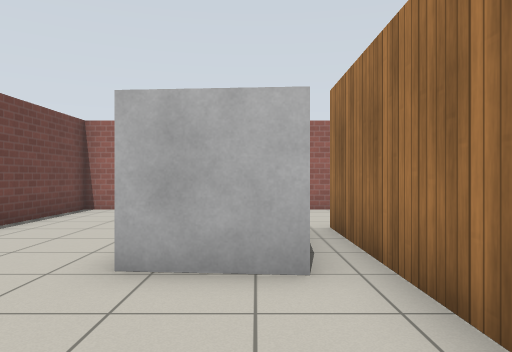
[1] (above)

18 first-person views from a walk through a Gazebo world. The camera is 0.94 m above the floor, looks level and sees 70° across. The floor is counted in squares, 1 m on a side. Each view is taken from the middle of a square. On the plan, view 1 faces up. The plan holds only what a view shows up to about 13 squares ahead; the rest is blank. Gazebo's built-in surfaces are drawn with simple patterns.

[2]
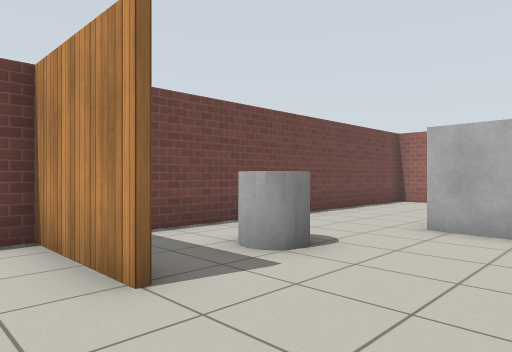

[3]
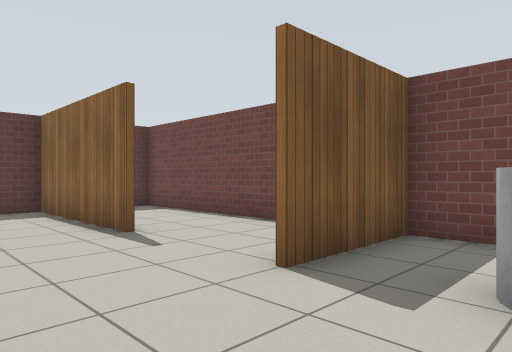

[4]
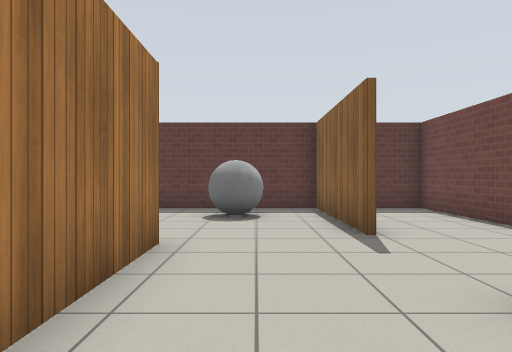

[5]
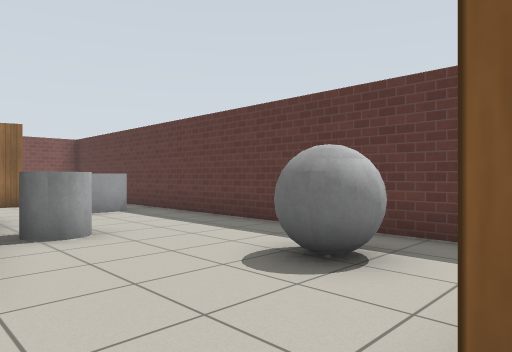

[6]
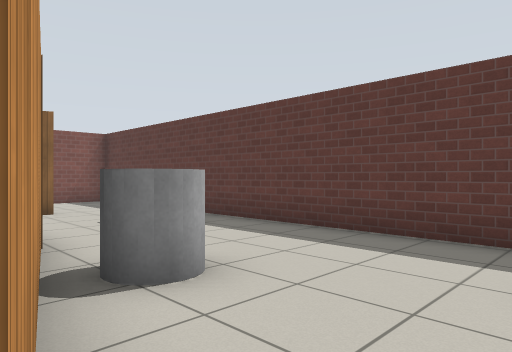

[7]
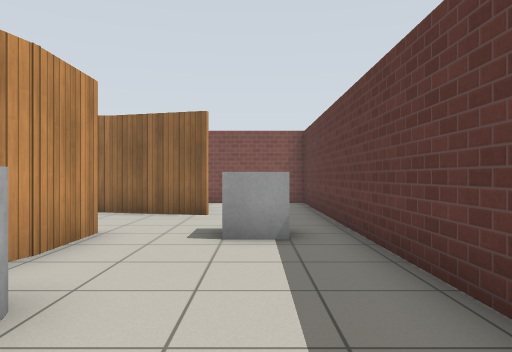

[8]
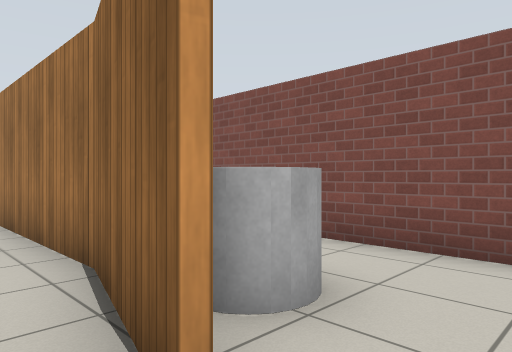

[9]
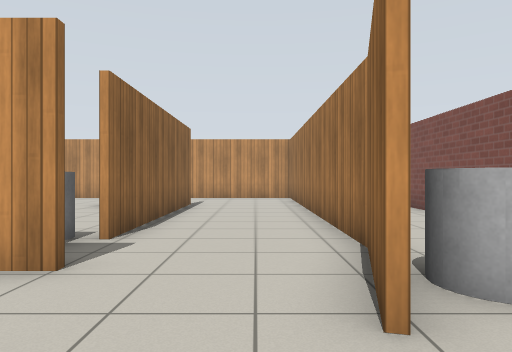

[10]
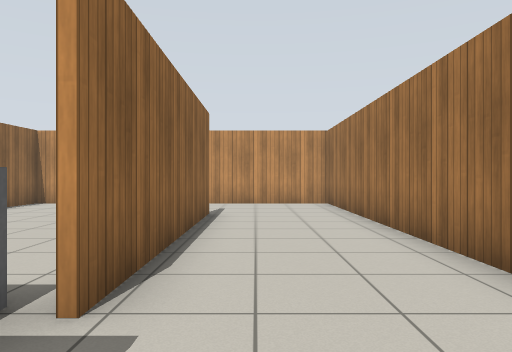

[11]
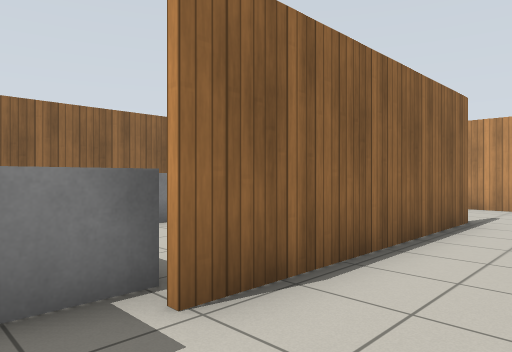

[12]
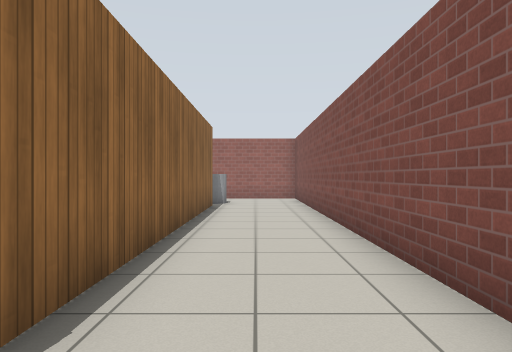

[13]
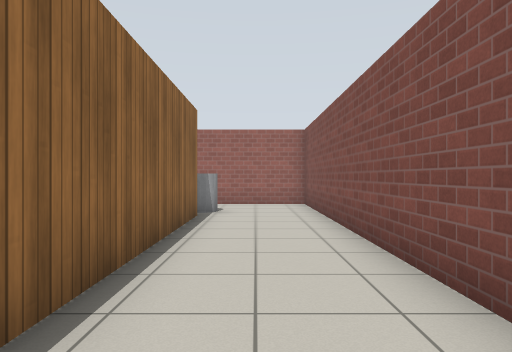

[14]
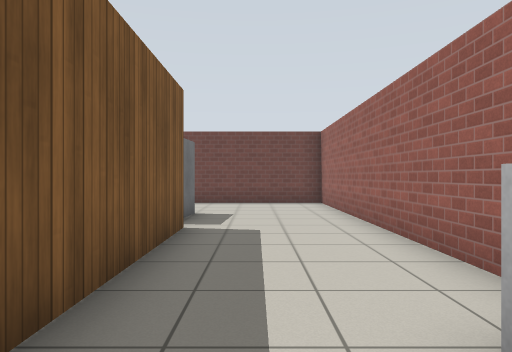

[15]
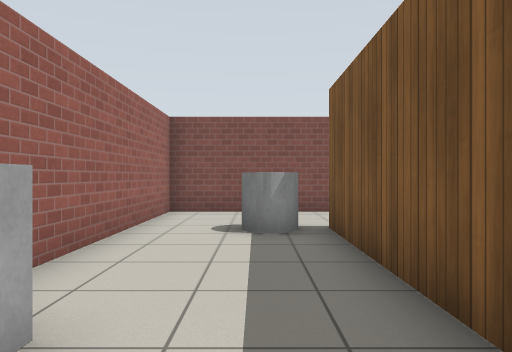

[16]
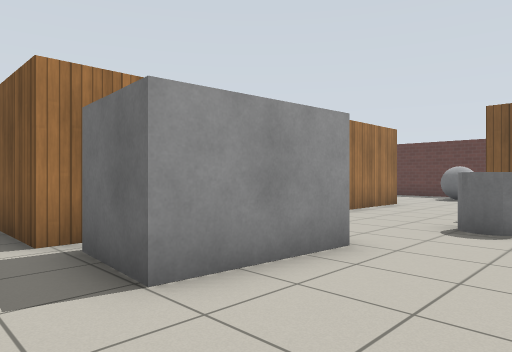

[17]
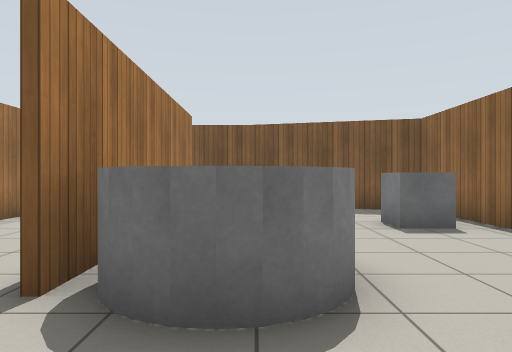

[18]
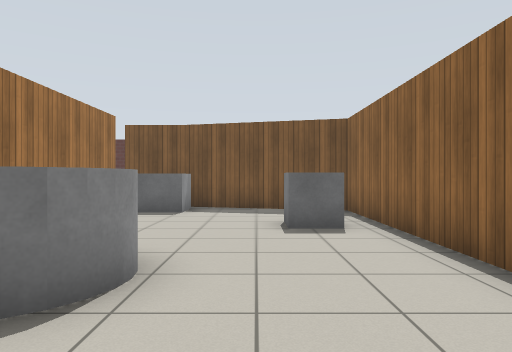

### Floor plan
Points are (right, up) in squares from view 1. A wall is a line through its corners. A room is listed if a view was taken in it or the views show most of it. See-through windows are left out.
Room 1 (views 1, 2, 3, 4, 5, 6, 7, 8, 9, 10, 12, 13, 14, 15, 16)
walls: (1.4, 1.9) (1.4, 6.7) (11.4, 6.7); (-1.8, -1.6) (-4.9, -1.6); (-1.8, -4.7) (-1.8, -9.7) (14.6, -9.7) (14.6, 10.3) (8.3, 10.3); (-4.9, -1.4) (-1.8, -1.4); (-4.8, -4.1) (-4.8, -9.7) (-3.5, -9.7); (6.4, -5.4) (1.4, -4.1) (1.4, -1.4); (8.1, -5.4) (6.3, -5.4); (4.8, 10.3) (-4.8, 10.3) (-4.8, -2); (10.7, -6.9) (11, -5.8); (11.6, 6.4) (11.6, -3.1)
ways out: opening at (9.5, -5) to room 2
objects: grey cylinder (-3, 1) to (-2, 1); grey box (-1, 4) to (0, 6); grey ball (0, -8) to (1, -7); grey cylinder (4, -6) to (5, -6); grey box (6, 10) to (7, 10); other object (8, -8); grey cylinder (11, 7) to (12, 8); grey cylinder (12, -6) to (12, -5)
Room 2 (views 11, 17, 18)
walls: (7.8, 3.3) (7.8, -3.6); (7.7, -3.6) (7.7, 3.3); (1.5, 2.5) (1.5, -3.9) (6.4, -5.2) (8.1, -5.2); (1.5, 6.5) (1.5, 4.6); (11, -5.8) (11.5, -4.2) (11.5, 6.5) (6.9, 6.5)
ways out: opening at (9.5, -5) to room 1
objects: grey box (2, -1) to (3, -1); grey cylinder (5, 3) to (7, 4); grey box (6, -4) to (7, -4)

Where each view was taken, in squares from view 1:
view 1: 0 up, 0 right, facing up
view 2: 3 down, 1 right, facing up-left
view 3: 1 up, 1 right, facing down-left
view 4: 1 up, 0 right, facing down
view 5: 4 down, 2 left, facing down-right
view 6: 4 down, 1 right, facing down-right
view 7: 8 down, 2 right, facing right
view 8: 8 down, 10 right, facing up-right
view 9: 9 down, 10 right, facing up
view 10: 6 down, 9 right, facing up
view 11: 5 down, 10 right, facing up-left
view 12: 5 down, 13 right, facing up
view 13: 2 down, 13 right, facing up
view 14: 8 up, 8 right, facing left
view 15: 8 up, 5 right, facing right
view 16: 8 up, 4 left, facing down-right
view 17: 6 up, 6 right, facing down
view 18: 6 up, 4 right, facing down
